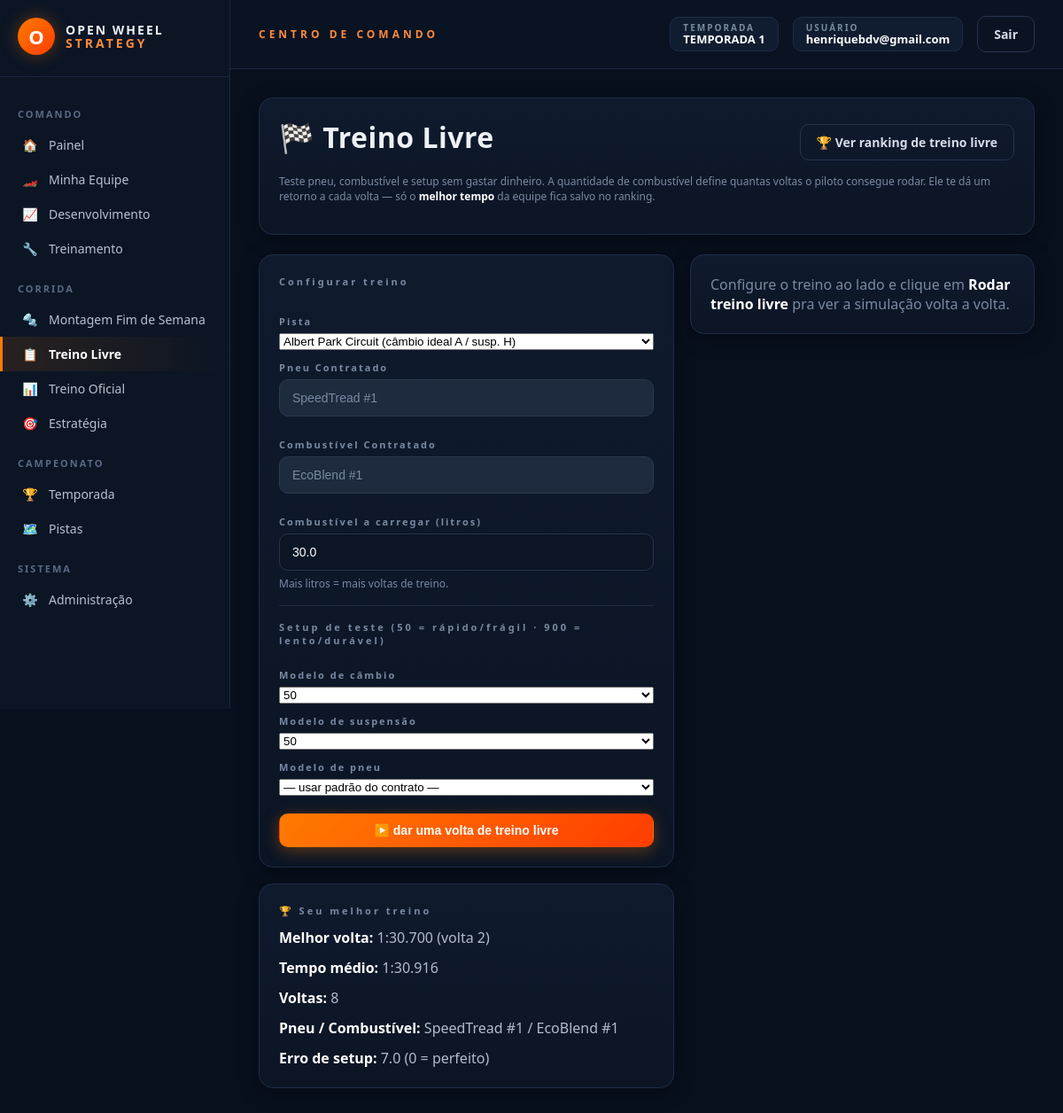
The app's page /treino-livre (signed in) with its own data.
### models_temporada.py (models this page shows, shortened)
class Temporada(db.Model):
    __tablename__ = "temporadas"
    id = db.Column(db.Integer, primary_key=True)
    nome = db.Column(db.String(120), nullable=False)
    ativa = db.Column(db.Boolean, default=False, nullable=False)
    data_criacao = db.Column(db.DateTime, default=datetime.utcnow)
    corridas_agendadas = db.relationship(
        "CorridaAgendada", backref="temporada",
        cascade="all, delete-orphan",
        order_by="CorridaAgendada.ordem",
    )
    @classmethod
    def ativa_atual(cls):
        try:
            return cls.query.filter_by(ativa=True).first()
        except (OperationalError, ProgrammingError, NoSuchTableError):
            return None

### models.py (models this page shows, shortened)
class Usuario(db.Model):
    __tablename__ = "usuarios"
    id = db.Column(db.Integer, primary_key=True)
    email = db.Column(db.String(150), unique=True, nullable=False)
    senha_hash = db.Column(db.String(255), nullable=True)
    google_id = db.Column(db.String(255), unique=True, nullable=True)
    eh_admin = db.Column(db.Boolean, default=False)
    criado_em = db.Column(db.DateTime, default=datetime.utcnow)
    grupo = db.Column(db.String(50), nullable=True)
    classe = db.Column(db.String(50), nullable=True)
    nick = db.Column(db.String(50), nullable=True)
    equipe = db.relationship("CarroJogador", backref="usuario", uselist=False)

class FornecedorPneu(db.Model):
    __tablename__ = "fornecedores_pneu"
    id = db.Column(db.Integer, primary_key=True)
    nome = db.Column(db.String(100), nullable=False)
    custo_temporada = db.Column(db.Float, default=0.0)
    custo_montagem = db.Column(db.Float, default=0.0)
    ativo = db.Column(db.Boolean, default=True)
    performance = db.Column(db.Float, default=0.0)
    desgaste = db.Column(db.Float, default=1.8)
    categoria_chuva = db.Column(db.String(20), default="seco")

class FornecedorCombustivel(db.Model):
    __tablename__ = "fornecedores_combustivel"
    id = db.Column(db.Integer, primary_key=True)
    nome = db.Column(db.String(100), nullable=False)
    custo_temporada = db.Column(db.Float, default=0.0)
    custo_montagem = db.Column(db.Float, default=0.0)
    ativo = db.Column(db.Boolean, default=True)
    eficiencia = db.Column(db.Float, default=0.0)
    aumento_potencia_motor = db.Column(db.Float, default=0.0)

class ResultadoTreinoLivre(db.Model):
    __tablename__ = "resultados_treino_livre"
    id = db.Column(db.Integer, primary_key=True)
    equipe_id = db.Column(db.Integer, db.ForeignKey("carros_jogadores.id"), unique=True, nullable=False)
    pneu_nome = db.Column(db.String(100))
    combustivel_nome = db.Column(db.String(100))
    total_voltas = db.Column(db.Integer, default=0)
    melhor_volta_numero = db.Column(db.Integer, default=0)
    melhor_volta_tempo = db.Column(db.Float)
    tempo_medio = db.Column(db.Float)
    erro_setup = db.Column(db.Float, default=0.0)
    criado_em = db.Column(db.DateTime, default=datetime.utcnow)
    equipe = db.relationship("CarroJogador")

### rotas/treino.py (the view, shortened to what this page needs)
    @app.route("/treino-livre", methods=["GET", "POST"])
    @login_requerido
    def treino_livre_view():
        usuario = Usuario.query.get(session["usuario_id"])
        if not usuario.equipe:
            return redirect(url_for("minha_equipe"))
        equipe = usuario.equipe
        criar_banco_pistas_reais()
        pistas = listar_pistas_reais()
        pneu_contratado = FornecedorPneu.query.get(equipe.pneu_fornecedor_id)
        combustivel_contratado = FornecedorCombustivel.query.get(equipe.combustivel_fornecedor_id)
        resultado = None
        mensagem = None
        novo_recorde = False
        escolhas = {
            "pista_id": (pistas[0]["id"] if pistas else None),
            "combustivel_litros": 30.0,
            "modelo_cambio": equipe.modelo_cambio or 500,
            "modelo_suspensao": equipe.modelo_suspensao or 500,
            "modelo_pneu": equipe.modelo_pneu or "",
        }
        meu_resultado = ResultadoTreinoLivre.query.filter_by(equipe_id=equipe.id).first()
        return render_template(
            "treino_livre.html",
            equipe=equipe, pistas=pistas,
            pneu_contratado=pneu_contratado, combustivel_contratado=combustivel_contratado,
            modelos_disponiveis=modelos_componente.MODELOS,
            escolhas=escolhas, resultado=resultado, mensagem=mensagem,
            novo_recorde=novo_recorde, meu_resultado=meu_resultado,
        )

### templates/treino_livre.html (shortened to what this page needs)
{% extends "base.html" %}
{% block content %}
<div class="ows-card" style="margin-bottom:22px;">
  <div style="display:flex; justify-content:space-between; align-items:center; flex-wrap:wrap; gap:12px;">
    <h1>🏁 Treino Livre</h1>
    <a href="{{ url_for('treino_livre_ranking_view') }}" class="ows-btn ows-btn-ghost">
      🏆 Ver ranking de treino livre
    </a>
  </div>
  <p class="ows-hint" style="margin-top:8px;">
    Teste pneu, combustível e setup sem gastar dinheiro. A quantidade de
    combustível define quantas voltas o piloto consegue rodar. Ele te dá um
    retorno a cada volta — só o <strong class="ows-strong">melhor tempo</strong> da equipe fica salvo no ranking.
  </p>
</div>
<div class="ows-grid-2" style="align-items:start;">
  <div>
    <div class="ows-card">
      <h3>Configurar treino</h3>
      <form method="post" class="ows-form">
        <label>Pista</label>
        <select name="pista_id">
          {% for p in pistas %}
            <option value="{{ p.id }}" {% if escolhas.pista_id == p.id %}selected{% endif %}>
              {{ p.nome }}
              (câmbio ideal {{ p.categoria_cambio_ideal }} / susp. {{ p.categoria_suspensao_ideal }})
            </option>
          {% endfor %}
        </select>
        <label>Pneu Contratado</label>
        <input type="text" value="{{ pneu_contratado.nome }}" disabled class="form-control" style="background:#1e2a3d; color:#7a8aa3; border: 1px solid #2a3a52; margin-bottom:12px;">
        <label>Combustível Contratado</label>
        <input type="text" value="{{ combustivel_contratado.nome }}" disabled class="form-control" style="background:#1e2a3d; color:#7a8aa3; border: 1px solid #2a3a52; margin-bottom:12px;">
        <label>Combustível a carregar (litros)</label>
        <input type="number" step="1" min="1" max="150" name="combustivel_litros"
               value="{{ escolhas.combustivel_litros }}">
        <div class="ows-hint">Mais litros = mais voltas de treino.</div>
        <hr>
        <h3>Setup de teste (50 = rápido/frágil · 900 = lento/durável)</h3>
        <label>Modelo de câmbio</label>
        <select name="modelo_cambio">
          {% for m in modelos_disponiveis %}
            <option value="{{ m }}" {% if escolhas.modelo_cambio == m %}selected{% endif %}>{{ m }}</option>
          {% endfor %}
        </select>
        <label>Modelo de suspensão</label>
        <select name="modelo_suspensao">
          {% for m in modelos_disponiveis %}
            <option value="{{ m }}" {% if escolhas.modelo_suspensao == m %}selected{% endif %}>{{ m }}</option>
          {% endfor %}
        </select>
        <label>Modelo de pneu</label>
        <select name="modelo_pneu">
          <option value="">— usar padrão do contrato —</option>
        </select>
        <button type="submit" class="ows-btn ows-btn-primary ows-btn-full">▶️ dar uma volta de treino livre</button>
      </form>
    </div>
    {% if meu_resultado %}
    <div class="ows-card" style="margin-top:18px;">
      <h3>🏆 Seu melhor treino</h3>
      <p><strong class="ows-strong">Melhor volta:</strong> {{ meu_resultado.melhor_volta_tempo | tempo_min }}
        (volta {{ meu_resultado.melhor_volta_numero }})</p>
      <p><strong class="ows-strong">Tempo médio:</strong> {{ meu_resultado.tempo_medio | tempo_min }}</p>
      <p><strong class="ows-strong">Voltas:</strong> {{ meu_resultado.total_voltas }}</p>
      <p><strong class="ows-strong">Pneu / Combustível:</strong> {{ meu_resultado.pneu_nome }} / {{ meu_resultado.combustivel_nome }}</p>
      <p style="margin-bottom:0;"><strong class="ows-strong">Erro de setup:</strong> {{ meu_resultado.erro_setup }} (0 = perfeito)</p>
    </div>
    {% endif %}
  </div>
  <div>
    {% if resultado %}
      <div class="ows-card" style="margin-bottom:18px;">
        <h3>Resultado {% if resultado.pista_nome %}— {{ resultado.pista_nome }}{% endif %}</h3>
        <div class="ows-grid-4">
          <div>
            <div class="ows-hint">Melhor volta</div>
            <div class="ows-value">{{ resultado.melhor_volta_tempo | tempo_min }}</div>
            <div class="ows-hint">volta {{ resultado.melhor_volta_numero }}</div>
          </div>
          <div>
            <div class="ows-hint">Tempo médio</div>
            <div class="ows-value">{{ resultado.tempo_medio | tempo_min }}</div>
          </div>
          <div>
            <div class="ows-hint">Voltas rodadas</div>
            <div class="ows-value">{{ resultado.total_voltas }}</div>
          </div>
          <div>
            <div class="ows-hint">Erro de setup</div>
            <div class="ows-value">{{ resultado.erro_setup }}</div>
          </div>
        </div>
        <hr>
        <p class="ows-hint">
          <strong class="ows-strong">Setup usado:</strong> câmbio {{ resultado.letra_cambio }} (ideal {{ resultado.ideal_cambio }}),
          suspensão {{ resultado.letra_suspensao }} (ideal {{ resultado.ideal_suspensao }}).
        </p>
        <p class="ows-hint" style="margin-bottom:0;">
          Consumo ~{{ resultado.consumo_por_volta }} L/volta ·
          Treino encerrado por
          <strong class="ows-strong">{{ 'pneu estourado' if resultado.encerrou_por == 'pneu' else 'fim de combustível' }}</strong>.
        </p>
      </div>
      <div class="ows-card">
        <h3>Volta a volta</h3>
        <div style="overflow-x:auto;">
          <table style="width:100%; border-collapse: collapse;">
            <thead>
              <tr>
                <th style="text-align:left; padding:8px; color:#7a8aa3; font-size:12px; letter-spacing:1px;">#</th>
                <th style="text-align:left; padding:8px; color:#7a8aa3; font-size:12px; letter-spacing:1px;">Tempo</th>
                <th style="text-align:left; padding:8px; color:#7a8aa3; font-size:12px; letter-spacing:1px;">Pneu</th>
                <th style="text-align:left; padding:8px; color:#7a8aa3; font-size:12px; letter-spacing:1px;">Comb.</th>
                <th style="text-align:left; padding:8px; color:#7a8aa3; font-size:12px; letter-spacing:1px;">Feedback do piloto</th>
              </tr>
            </thead>
            <tbody>
              {% for v in resultado.voltas %}
                <tr style="border-top:1px solid #1e2a3d; {% if v.numero == resultado.melhor_volta_numero %}background:rgba(255,138,61,0.10);{% endif %}">
                  <td style="padding:8px;">{{ v.numero }}</td>
                  <td style="padding:8px; font-weight:600; color:#fff;">{{ v.tempo | tempo_min }}</td>
                  <td style="padding:8px;">{{ v.desgaste_pneu }}%</td>
                  <td style="padding:8px;">{{ v.combustivel_restante }} L</td>
                  <td style="padding:8px;" class="ows-hint">{{ v.feedback }}</td>
                </tr>
              {% endfor %}
            </tbody>
          </table>
        </div>
      </div>
    {% else %}
      <div class="ows-card ows-muted">
        Configure o treino ao lado e clique em <strong class="ows-strong">Rodar treino livre</strong> pra ver a simulação volta a volta.
      </div>
    {% endif %}
  </div>
</div>
{% endblock %}

### templates/base.html (shortened to what this page needs)
<!DOCTYPE html>
<html lang="pt-br">
<head>
    <link href="{{ url_for('static', filename='css/tema.css') }}" rel="stylesheet">
</head>
<body>
{% if usuario_logado %}
<div class="ows-shell">
    <aside class="ows-sidebar">
        <div class="ows-logo">
            <div class="ows-logo-mark">O</div>
            <div class="ows-logo-text">OPEN WHEEL<br><span>STRATEGY</span></div>
        </div>
        <div class="ows-menu-section">COMANDO</div>
        <a href="{{ url_for('home') }}" class="ows-menu-link {% if request.endpoint == 'home' %}active{% endif %}"><span class="ows-icon">🏠</span> Painel</a>
        <a href="{{ url_for('minha_equipe') }}" class="ows-menu-link {% if request.endpoint == 'minha_equipe' %}active{% endif %}"><span class="ows-icon">🏎️</span> Minha Equipe</a>
        <a href="{{ url_for('desenvolvimento_view') }}" class="ows-menu-link {% if request.endpoint == 'desenvolvimento_view' %}active{% endif %}"><span class="ows-icon">📈</span> Desenvolvimento</a>
        <a href="{{ url_for('treinamento_view') }}" class="ows-menu-link {% if request.endpoint == 'treinamento_view' %}active{% endif %}"><span class="ows-icon">🔧</span> Treinamento</a>
        <div class="ows-menu-section">CORRIDA</div>
        <a href="{{ url_for('montagem_fim_de_semana') }}" class="ows-menu-link {% if request.endpoint == 'montagem_fim_de_semana' %}active{% endif %}"><span class="ows-icon">🔩</span> Montagem Fim de Semana</a>
        <a href="{{ url_for('treino_livre_view') }}" class="ows-menu-link {% if request.endpoint == 'treino_livre_view' %}active{% endif %}"><span class="ows-icon">📋</span> Treino Livre</a>
        <a href="{{ url_for('treino_oficial_view') }}" class="ows-menu-link {% if request.endpoint == 'treino_oficial_view' %}active{% endif %}"><span class="ows-icon">📊</span> Treino Oficial</a>
        <a href="{{ url_for('estrategia_corrida_view') }}" class="ows-menu-link {% if request.endpoint == 'estrategia_corrida_view' %}active{% endif %}"><span class="ows-icon">🎯</span> Estratégia</a>
        <div class="ows-menu-section">CAMPEONATO</div>
        <a href="{{ url_for('temporada_view') }}" class="ows-menu-link {% if request.endpoint == 'temporada_view' %}active{% endif %}"><span class="ows-icon">🏆</span> Temporada</a>
        <a href="{{ url_for('pistas_reais_view') }}" class="ows-menu-link {% if request.endpoint == 'pistas_reais_view' %}active{% endif %}"><span class="ows-icon">🗺️</span> Pistas</a>
        {% if usuario_logado.eh_admin %}
        <div class="ows-menu-section">SISTEMA</div>
        <a href="{{ url_for('admin_dashboard') }}" class="ows-menu-link {% if request.endpoint == 'admin_dashboard' %}active{% endif %}"><span class="ows-icon">⚙️</span> Administração</a>
        {% endif %}
    </aside>
    <div class="ows-main">
        <header class="ows-topbar">
            <div class="ows-topbar-title">CENTRO DE COMANDO</div>
            <div class="ows-topbar-right">
                {% if temporada_ativa %}
                <div class="ows-badge">
                    <div class="ows-badge-label">TEMPORADA</div>
                    <div class="ows-badge-value">{{ temporada_ativa.nome }}</div>
                </div>
                {% endif %}
                <div class="ows-badge">
                    <div class="ows-badge-label">USUÁRIO</div>
                    <div class="ows-badge-value">{{ usuario_logado.email }}</div>
                </div>
                <a href="{{ url_for('logout') }}" class="ows-btn ows-btn-ghost">Sair</a>
            </div>
        </header>
        <div class="ows-content">
            {% block content %}{% endblock %}
        </div>
    </div>
</div>
{% endif %}
</body>
</html>

### records on screen
Temporada: nome "TEMPORADA 1"
Usuario: email "henriquebdv@gmail.com"
FornecedorPneu: nome "SpeedTread #1"
FornecedorCombustivel: nome "EcoBlend #1"
ResultadoTreinoLivre: melhor_volta_tempo|tempo_min "1:30.700", melhor_volta_numero "2", tempo_medio|tempo_min "1:30.916", total_voltas "8", pneu_nome "SpeedTread #1", combustivel_nome "EcoBlend #1", erro_setup "7.0"

### other values on screen
form field pista_id "Albert Park Circuit (câmbio ideal A / susp. H)"
form field modelo_cambio "50"
form field modelo_suspensao "50"
